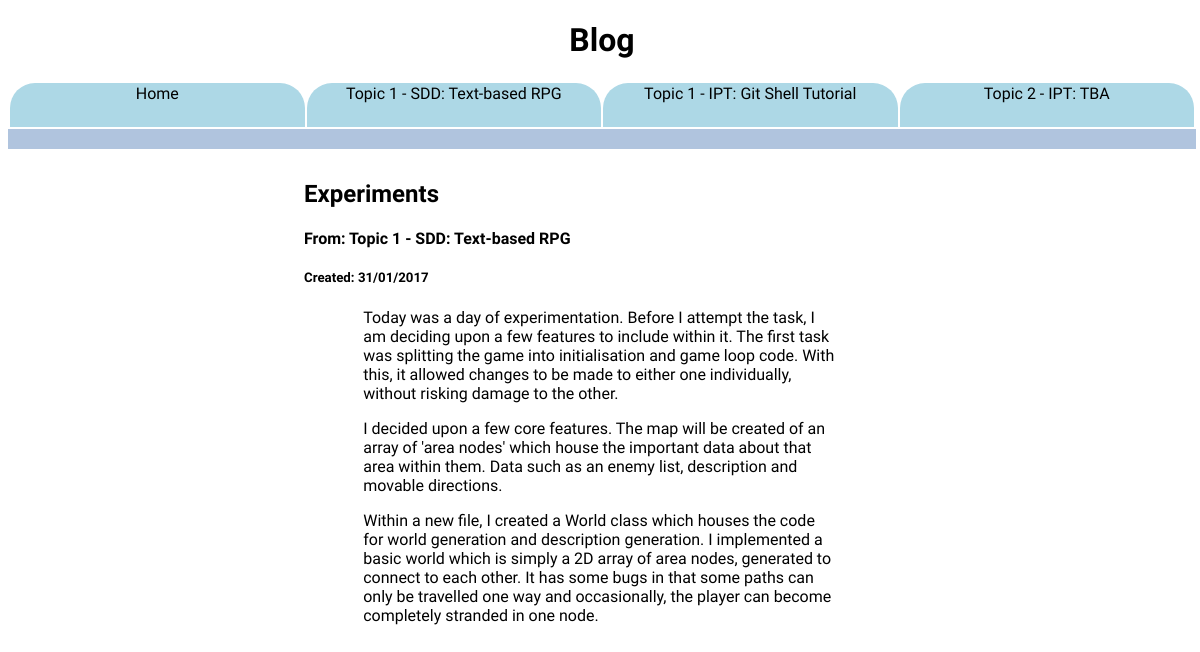
/post/1, run on the app's committed database.
### tables this page shows
CREATE TABLE topics (
  	id INTEGER NOT NULL,
  	title TEXT NOT NULL,
  	subtitle TEXT NOT NULL,
    created TEXT NOT NULL,
  	PRIMARY KEY (id)
);

CREATE TABLE posts (
  	id INTEGER NOT NULL,
  	topicid INTEGER NOT NULL,
  	title TEXT NOT NULL,
    message TEXT NOT NULL,
    created TIMESTAMP NOT NULL,
    image TEXT NOT NULL,
  	PRIMARY KEY (id),
  	FOREIGN KEY (topicid) REFERENCES topics(id) ON DELETE CASCADE
);

### School_Blog/main.py (the view)
@app.route('/post/<post_id>')
def post_handler(post_id):
	post = Log.get(post_id)
	if not post:
		return render_template('404.html')
	topic = post.get_topic()
	return render_template('post_template.html', title=post.title, post=post, topic=topic, topics=Topic.get_main_page())

### School_Blog/db.py (called while the page is built)
    @staticmethod
    def get(id):
        cur.execute('''SELECT * FROM posts WHERE id = ?''', (id,))
        row = cur.fetchone()
        if row:
            id, uid, title, mess, date, image = row
            print(uid)
            return Log(eval(mess), title, image, uid, id, date)
        return None

    @staticmethod
    def get_newest(tid):
        cur.execute('''SELECT * FROM posts WHERE topicid = ? ORDER BY created DESC''', (tid,))
        row = cur.fetchone()
        if row:
            id, tid, title, message, created, image = row
            return Log(eval(message), title, image, tid, id, created)

    def get_topic(self):
        return Topic.get(self.topic)

    @staticmethod
    def get(id):
        cur.execute('''SELECT * FROM topics WHERE id = ? ORDER BY created ASC''', (id,))
        row = cur.fetchone()
        if row:
            id, title, subtitle, date = row
            return Topic(title, subtitle, date, id)
        return None

    @staticmethod
    def get_main_page():
        cur.execute('''SELECT * FROM topics ORDER BY created''')
        topics = []
        i = 0
        for row in cur:
            if i == 3:
                break
            id, title, sub, date = row
            topics.append(Topic(title, sub, date, id))
            i += 1
        for i in range(len(topics)):
            post = Log.get_newest(topics[i].id)
            topics[i].post = post
        return topics

### School_Blog/templates/post_template.html (shortened to what this page needs)
<!DOCTYPE html>
<html>
<head>
  <link rel="stylesheet" href="/static/css/main.css">
</head>
<body>
  <div class="header">
    <h1>Blog</h1>
    <table>
      <tr>
        <td>
          <a href="/">Home</a>
        </td>
        {%for t in topics%}
        <td>
          <a href="/topic/{{t.id}}">{{t.title}}: {{t.subtitle}}</a>
        </td>
        {%endfor%}
      </tr>
    </table>
  </div>
  <div id="body_content">
    <h2>{{post.title}}</h2>
    <h4>From: {{topic.title}}: {{topic.subtitle}}</h4>
    <h5>Created: {{'/'.join(post.date[:10].split('-')[::-1])}}</h5>
    {%for a in post.text%}
    <p style="width:80%;margin: 0 auto;">{{a}}</p>
    {%endfor%}
  </div>
</body>
</html>

### School_Blog/static/css/main.css (style rules this page uses)
td { border-radius: 25px 25px 0px 0px; background-color: lightblue; width:17%; text-align: center; height: 30px; }
table { width: 100%; }
.header { width: 99%; position:fixed; background-color: white; top:0; border-bottom: 20px solid lightsteelblue; }
h1 { text-align:center; }
#body_content { margin: 180px auto 0 auto; text-align: left; width: 50%; }
body { font-family: 'Sarpanch', sans-serif; }
a { text-decoration: none; color: black; display:block; height:100%; padding:4%; }

### data on the page
topics: title "Topic 1 - SDD", subtitle "Text-based RPG"
topics: title "Topic 1 - IPT", subtitle "Git Shell Tutorial"
topics: title "Topic 2 - IPT", subtitle "TBA"
posts: title "Experiments", created "31/01/2017"
